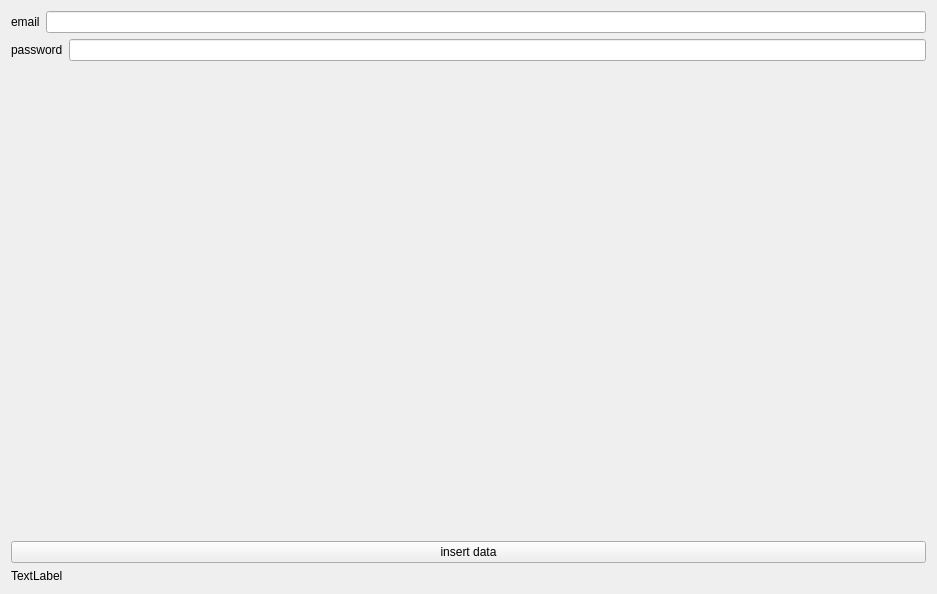
<?xml version="1.0" encoding="UTF-8"?>
<ui version="4.0">
 <class>Form</class>
 <widget class="QWidget" name="Form">
  <property name="geometry">
   <rect>
    <x>0</x>
    <y>0</y>
    <width>937</width>
    <height>594</height>
   </rect>
  </property>
  <property name="windowTitle">
   <string>Form</string>
  </property>
  <layout class="QVBoxLayout" name="verticalLayout">
   <item>
    <layout class="QHBoxLayout" name="horizontalLayout">
     <item>
      <widget class="QLabel" name="label">
       <property name="text">
        <string>email</string>
       </property>
      </widget>
     </item>
     <item>
      <widget class="QLineEdit" name="email_input"/>
     </item>
    </layout>
   </item>
   <item>
    <layout class="QHBoxLayout" name="horizontalLayout_2">
     <item>
      <widget class="QLabel" name="label_2">
       <property name="text">
        <string>password</string>
       </property>
      </widget>
     </item>
     <item>
      <widget class="QLineEdit" name="password_input">
       <property name="echoMode">
        <enum>QLineEdit::Password</enum>
       </property>
      </widget>
     </item>
    </layout>
   </item>
   <item>
    <spacer name="verticalSpacer">
     <property name="orientation">
      <enum>Qt::Vertical</enum>
     </property>
     <property name="sizeHint" stdset="0">
      <size>
       <width>20</width>
       <height>40</height>
      </size>
     </property>
    </spacer>
   </item>
   <item>
    <widget class="QPushButton" name="pushButton">
     <property name="text">
      <string>insert data</string>
     </property>
    </widget>
   </item>
   <item>
    <widget class="QLabel" name="result">
     <property name="styleSheet">
      <string notr="true">font: 75 16pt &quot;MS Shell Dlg 2&quot;;</string>
     </property>
     <property name="text">
      <string>TextLabel</string>
     </property>
    </widget>
   </item>
  </layout>
 </widget>
 <resources/>
 <connections/>
</ui>
